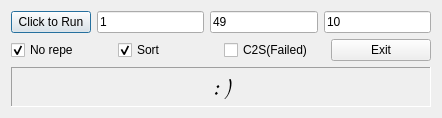
<?xml version="1.0" encoding="UTF-8"?>
<ui version="4.0">
 <class>Dialog</class>
 <widget class="QDialog" name="Dialog">
  <property name="geometry">
   <rect>
    <x>0</x>
    <y>0</y>
    <width>442</width>
    <height>118</height>
   </rect>
  </property>
  <property name="windowTitle">
   <string>QWRandom</string>
  </property>
  <layout class="QVBoxLayout" name="verticalLayout">
   <item>
    <layout class="QHBoxLayout" name="horizontalLayout">
     <item>
      <widget class="QPushButton" name="runBtn">
       <property name="text">
        <string>Click to Run</string>
       </property>
      </widget>
     </item>
     <item>
      <widget class="QLineEdit" name="lineEditDown">
       <property name="inputMask">
        <string/>
       </property>
       <property name="text">
        <string>1</string>
       </property>
      </widget>
     </item>
     <item>
      <widget class="QLineEdit" name="lineEditUp">
       <property name="text">
        <string>49</string>
       </property>
      </widget>
     </item>
     <item>
      <widget class="QLineEdit" name="lineEditRange">
       <property name="text">
        <string>10</string>
       </property>
      </widget>
     </item>
    </layout>
   </item>
   <item>
    <layout class="QHBoxLayout" name="horizontalLayout_2">
     <item>
      <widget class="QCheckBox" name="checkRepe">
       <property name="text">
        <string>No repe</string>
       </property>
       <property name="checked">
        <bool>true</bool>
       </property>
      </widget>
     </item>
     <item>
      <widget class="QCheckBox" name="checkSort">
       <property name="text">
        <string>Sort</string>
       </property>
       <property name="checked">
        <bool>true</bool>
       </property>
      </widget>
     </item>
     <item>
      <widget class="QCheckBox" name="checkForever">
       <property name="text">
        <string>C2S(Failed)</string>
       </property>
      </widget>
     </item>
     <item>
      <widget class="QPushButton" name="closeBtn">
       <property name="text">
        <string>Exit</string>
       </property>
      </widget>
     </item>
    </layout>
   </item>
   <item>
    <widget class="QLabel" name="NumberList">
     <property name="font">
      <font>
       <family>Comic Sans MS</family>
       <pointsize>18</pointsize>
      </font>
     </property>
     <property name="frameShape">
      <enum>QFrame::Panel</enum>
     </property>
     <property name="frameShadow">
      <enum>QFrame::Sunken</enum>
     </property>
     <property name="text">
      <string>: )</string>
     </property>
     <property name="alignment">
      <set>Qt::AlignCenter</set>
     </property>
    </widget>
   </item>
  </layout>
 </widget>
 <resources/>
 <connections/>
</ui>
